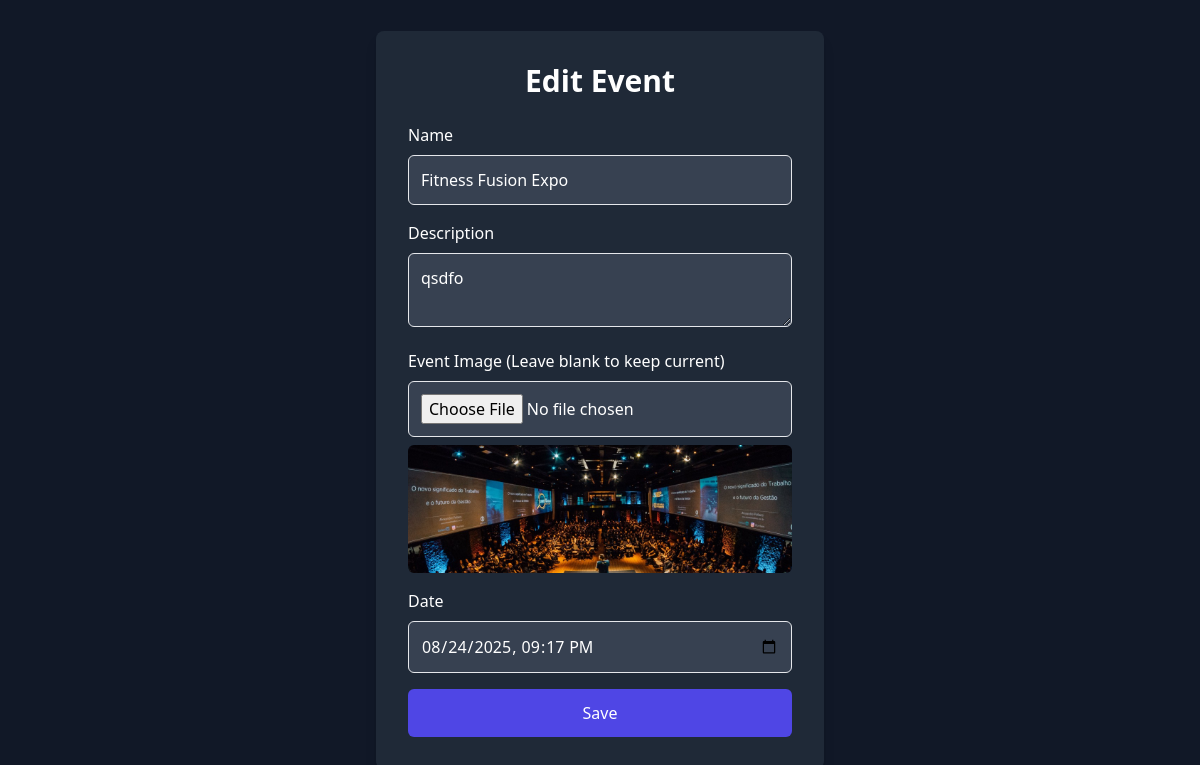
/views/back/event_form.php?id=9, run on the app's committed database.
### tables this page shows
CREATE TABLE IF NOT EXISTS `events` (
  `id` int(11) NOT NULL AUTO_INCREMENT,
  `name` varchar(100) NOT NULL,
  `description` text,
  `image` varchar(255) DEFAULT NULL,
  `date` datetime NOT NULL,
  `organizer_id` int(11) DEFAULT NULL,
  PRIMARY KEY (`id`),
  KEY `organizer_id` (`organizer_id`)
);

### controllers/EventController.php (called while the page is built, shortened)
<?php
require_once '../../models/EventModel.php';
class EventController {
    private $pdo;
    public function __construct($pdo) {
        $this->pdo = $pdo;
    }
    public function getEvent($id) {
        $stmt = $this->pdo->prepare("SELECT * FROM events WHERE id = ?");
        $stmt->execute([$id]);
        $event = $stmt->fetch(PDO::FETCH_ASSOC);
        return $event ? new EventModel($event['id'], $event['name'], $event['description'], $event['image'], $event['date'], $event['organizer_id']) : null;
    }
}
?>

### models/EventModel.php (called while the page is built, shortened)
<?php
class EventModel {
    private $name;
    private $description;
    private $image;
    private $date;
    public function __construct($id, $name, $description, $image, $date, $organizer_id) {
        $this->name = $name;
        $this->description = $description;
        $this->image = $image;
        $this->date = $date;
    }
    public function getName() { return $this->name; }
    public function getDescription() { return $this->description; }
    public function getImage() { return $this->image; }     public function getDate() { return $this->date; }
}
?>

### views/back/event_form.php (the view, shortened to what this page needs)
<?php
include_once '../../config.php';
include_once '../../controllers/EventController.php';
$controller = new EventController($pdo);
$event = null;
if (isset($_GET['id'])) {
    $event = $controller->getEvent($_GET['id']);
}
?>
<!DOCTYPE html>
<html lang="en">
<head>
    <script src="https://cdn.tailwindcss.com"></script>
</head>
<body class="bg-gray-900 text-white flex items-center justify-center min-h-screen">
    <div class="bg-gray-800 p-8 rounded-lg shadow-lg w-full max-w-md">
        <h2 class="text-3xl font-bold mb-6 text-center"><?php echo $event ? 'Edit' : 'Create'; ?> Event</h2>
        <form method="POST" enctype="multipart/form-data">
            <div class="mb-4">
                <label for="name" class="block font-medium mb-2">Name</label>
                <input type="text" id="name" name="name" value="<?php echo $event ? htmlspecialchars($event->getName()) : (isset($_POST['name']) ? htmlspecialchars($_POST['name']) : ''); ?>" placeholder="Enter event name" class="w-full p-3 border rounded-md bg-gray-700 text-white focus:outline-none focus:ring-2 focus:ring-indigo-500" required>
            </div>
            <div class="mb-4">
                <label for="description" class="block font-medium mb-2">Description</label>
                <textarea id="description" name="description" placeholder="Enter description" class="w-full p-3 border rounded-md bg-gray-700 text-white focus:outline-none focus:ring-2 focus:ring-indigo-500"><?php echo $event ? htmlspecialchars($event->getDescription()) : (isset($_POST['description']) ? htmlspecialchars($_POST['description']) : ''); ?></textarea>
            </div>
            <div class="mb-4">
                <label for="image" class="block font-medium mb-2">Event Image <?php echo $event ? '(Leave blank to keep current)' : ''; ?></label>
                <input type="file" id="image" name="image" accept="image/jpeg,image/png,image/gif" class="w-full p-3 border rounded-md bg-gray-700 text-white focus:outline-none focus:ring-2 focus:ring-indigo-500" <?php echo $event ? '' : 'required'; ?>>
                <?php if ($event && $event->getImage()): ?>
                    <img src="../<?php echo htmlspecialchars($event->getImage()); ?>" alt="Current event image" class="mt-2 w-full h-32 object-cover rounded-md">
                <?php endif; ?>
            </div>
            <div class="mb-4">
                <label for="date" class="block font-medium mb-2">Date</label>
                <input type="datetime-local" id="date" name="date" value="<?php echo $event ? date('Y-m-d\TH:i', strtotime($event->getDate())) : (isset($_POST['date']) ? htmlspecialchars($_POST['date']) : ''); ?>" class="w-full p-3 border rounded-md bg-gray-700 text-white focus:outline-none focus:ring-2 focus:ring-indigo-500" required>
            </div>
            <button type="submit" class="w-full bg-indigo-600 text-white p-3 rounded-md hover:bg-indigo-700 transition">Save</button>
        </form>
    </div>
</body>
</html>

### data on the page
events: name "Fitness Fusion Expo", description "qsdfo", image (picture), date "08/24/2025 21:17"
